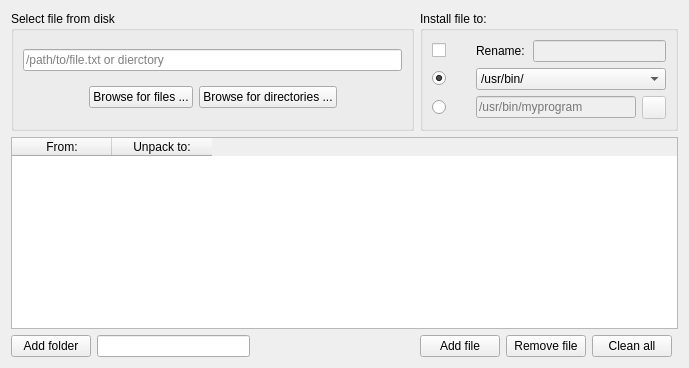
  <widget class="QWizardPage" name="wizardPage6">
   <property name="title">
    <string>Create RPM packages easy</string>
   </property>
   <property name="subTitle">
    <string>Files</string>
   </property>
   <attribute name="pageId">
    <string notr="true">5</string>
   </attribute>
   <layout class="QGridLayout" name="gridLayout_26">
    <item row="2" column="0">
     <widget class="QPushButton" name="pushButton_9">
      <property name="text">
       <string>Add folder</string>
      </property>
      <property name="icon">
       <iconset theme="list-add">
        <normaloff>.</normaloff>.</iconset>
      </property>
     </widget>
    </item>
    <item row="0" column="0" colspan="4">
     <widget class="QGroupBox" name="groupBox_2">
      <property name="title">
       <string>Select file from disk</string>
      </property>
      <layout class="QGridLayout" name="gridLayout_8">
       <item row="0" column="0" colspan="4">
        <widget class="QLineEdit" name="lineEdit">
         <property name="text">
          <string/>
         </property>
         <property name="placeholderText">
          <string>/path/to/file.txt or dierctory</string>
         </property>
        </widget>
       </item>
       <item row="1" column="0">
        <spacer name="horizontalSpacer">
         <property name="orientation">
          <enum>Qt::Horizontal</enum>
         </property>
         <property name="sizeHint" stdset="0">
          <size>
           <width>60</width>
           <height>20</height>
          </size>
         </property>
        </spacer>
       </item>
       <item row="1" column="1">
        <widget class="QPushButton" name="pushButton">
         <property name="text">
          <string>Browse for files ...</string>
         </property>
         <property name="icon">
          <iconset theme="folder">
           <normaloff>.</normaloff>.</iconset>
         </property>
        </widget>
       </item>
       <item row="1" column="2">
        <widget class="QPushButton" name="pushButton_8">
         <property name="text">
          <string>Browse for directories ...</string>
         </property>
         <property name="icon">
          <iconset theme="folder">
           <normaloff>.</normaloff>.</iconset>
         </property>
        </widget>
       </item>
       <item row="1" column="3">
        <spacer name="horizontalSpacer_2">
         <property name="orientation">
          <enum>Qt::Horizontal</enum>
         </property>
         <property name="sizeHint" stdset="0">
          <size>
           <width>59</width>
           <height>20</height>
          </size>
         </property>
        </spacer>
       </item>
      </layout>
     </widget>
    </item>
    <item row="0" column="4" colspan="4">
     <widget class="QGroupBox" name="groupBox">
      <property name="title">
       <string>Install file to:</string>
      </property>
      <layout class="QGridLayout" name="gridLayout_23">
       <item row="2" column="4">
        <widget class="QToolButton" name="toolButton">
         <property name="enabled">
          <bool>false</bool>
         </property>
         <property name="text">
          <string/>
         </property>
         <property name="icon">
          <iconset theme="folder">
           <normaloff>.</normaloff>.</iconset>
         </property>
        </widget>
       </item>
       <item row="0" column="0">
        <widget class="QCheckBox" name="checkBox_2">
         <property name="text">
          <string/>
         </property>
        </widget>
       </item>
       <item row="0" column="1">
        <widget class="QLabel" name="label_15">
         <property name="text">
          <string>Rename:</string>
         </property>
        </widget>
       </item>
       <item row="0" column="2" colspan="3">
        <widget class="QLineEdit" name="lineEdit_5">
         <property name="enabled">
          <bool>false</bool>
         </property>
        </widget>
       </item>
       <item row="1" column="0">
        <widget class="QRadioButton" name="radioButton">
         <property name="text">
          <string/>
         </property>
         <property name="checked">
          <bool>true</bool>
         </property>
        </widget>
       </item>
       <item row="2" column="0">
        <widget class="QRadioButton" name="radioButton_2">
         <property name="text">
          <string/>
         </property>
        </widget>
       </item>
       <item row="1" column="1" colspan="4">
        <widget class="QComboBox" name="comboBox_2">
         <item>
          <property name="text">
           <string>/usr/bin/</string>
          </property>
         </item>
         <item>
          <property name="text">
           <string>/usr/share/&lt;package_name&gt;/</string>
          </property>
         </item>
         <item>
          <property name="text">
           <string>/usr/share/</string>
          </property>
         </item>
         <item>
          <property name="text">
           <string>/usr/share/applications/</string>
          </property>
         </item>
         <item>
          <property name="text">
           <string>/usr/share/pixmaps/</string>
          </property>
         </item>
        </widget>
       </item>
       <item row="2" column="1" colspan="3">
        <widget class="QLineEdit" name="lineEdit_2">
         <property name="enabled">
          <bool>false</bool>
         </property>
         <property name="placeholderText">
          <string>/usr/bin/myprogram</string>
         </property>
        </widget>
       </item>
      </layout>
     </widget>
    </item>
    <item row="2" column="5">
     <widget class="QPushButton" name="pushButton_3">
      <property name="text">
       <string>Remove file</string>
      </property>
      <property name="icon">
       <iconset theme="list-remove">
        <normaloff>.</normaloff>.</iconset>
      </property>
     </widget>
    </item>
    <item row="2" column="4">
     <widget class="QPushButton" name="pushButton_2">
      <property name="text">
       <string>Add file</string>
      </property>
      <property name="icon">
       <iconset theme="list-add">
        <normaloff>.</normaloff>.</iconset>
      </property>
     </widget>
    </item>
    <item row="1" column="0" colspan="8">
     <widget class="QTableWidget" name="tableWidget">
      <column>
       <property name="text">
        <string>From:</string>
       </property>
      </column>
      <column>
       <property name="text">
        <string>Unpack to:</string>
       </property>
      </column>
     </widget>
    </item>
    <item row="2" column="2">
     <spacer name="horizontalSpacer_4">
      <property name="orientation">
       <enum>Qt::Horizontal</enum>
      </property>
      <property name="sizeHint" stdset="0">
       <size>
        <width>40</width>
        <height>20</height>
       </size>
      </property>
     </spacer>
    </item>
    <item row="2" column="1">
     <widget class="QLineEdit" name="lineEdit_6"/>
    </item>
    <item row="2" column="6">
     <widget class="QPushButton" name="pushButton_4">
      <property name="text">
       <string>Clean all</string>
      </property>
      <property name="icon">
       <iconset theme="edit-delete">
        <normaloff>.</normaloff>.</iconset>
      </property>
     </widget>
    </item>
   </layout>
  </widget>
